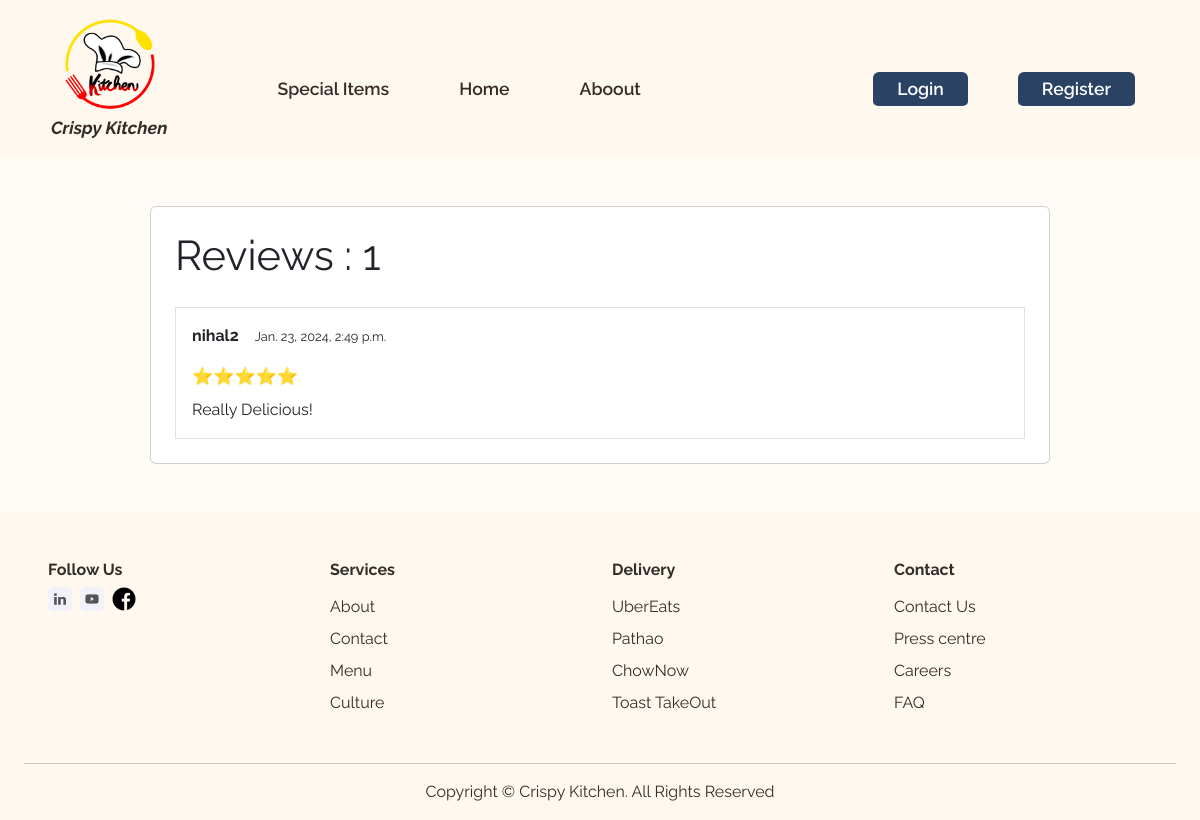
The app's page /food_reviews/4 with its own data.
### food/models.py (models this page shows, shortened)
class Review(models.Model):
    user = models.ForeignKey(User, on_delete=models.CASCADE)
    food = models.ForeignKey(Food, on_delete=models.CASCADE, related_name='reviews')
    rating = models.CharField(choices=STAR_CHOICE, max_length=20)
    comment = models.TextField()
    created_on = models.DateTimeField(auto_now_add=True)

### food/views.py (the view)
# urls.py: path('food_reviews/<int:id>', FoodReview.as_view(), name='food_review'),
class FoodReview(DetailView):
    model = Food
    template_name = 'food_reviews.html'
    context_object_name = 'food'
    pk_url_kwarg = 'id'
    def get_context_data(self, **kwargs):
        context = super().get_context_data(**kwargs)
        food = self.object
        comments = food.reviews.all()
        context['comments'] = comments
        return context

### food/templates/food_reviews.html (shortened to what this page needs)
{% extends 'base.html' %}
{% block content %}
<div class="card m-2 w-75 m-auto p-3 mt-5 mb-5">
    <div class="main-text">
        <h2 class="p-2">Reviews : {{comments | length}}</h2>
    </div>
    {% for cmnt in comments %}
    <div class="card-body border m-2">
        <p><b>{{cmnt.user.username}}</b><small class="ms-3">{{cmnt.created_on}}</small></p>
        <div class="star">
            <p class="mt-3 mb-2">{{cmnt.rating}}</p>
        </div>
        <p>{{cmnt.comment}}</p>
    </div>
    {% endfor %}
</div>
{% endblock %}

### static/css/food.css (style rules this page uses)
* { padding: 0; margin: 0; box-sizing: border-box; font-family: 'Raleway', sans-serif; text-decoration: none; list-style: none; scroll-behavior: smooth; }
:root { --text-color: #302e29; --main-color: #ff9100; --second-color: #858585; --bg-color: #fffbf6; --big-font: 4.5rem; --h2-font: 2.6rem; --p-font: 1.1rem; }
body { background: var(--bg-color); color: var(--text-color); }
.main-text h2 { font-size: var(--h2-font); margin-bottom: 10px; }
.star p { color: var(--main-color); font-size: 17px; margin-right: 4px; }

### records on screen
Review: user.username "nihal2", created_on "Jan. 23, 2024, 2:49 p.m.", rating "⭐⭐⭐⭐⭐", comment "Really Delicious!"

### other values on screen
{{ comments | length }} "1"
